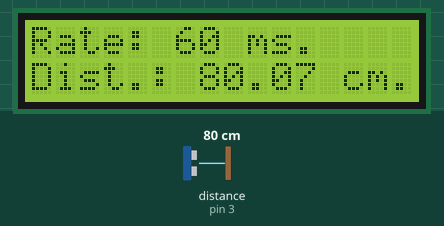
The sketch below on a simulated Arduino Uno, built with avr-gcc and run on an emulated ATmega328P. On the bench: 16×2 character LCD. Wiring (inferred from the names in the program): ultrasonic range finder: trigger pin 4; echo pin 3. The inputs (shaded band) are chosen by the test bench; at power-on: distance to the obstacle (sensor on pin 3) 80 cm. The echo pulse lasts 58.3 µs per cm.

Above: at 1.26 s.
1.3 s: distance to the obstacle (sensor on pin 3) set to 9 cm
At 1.44 s:
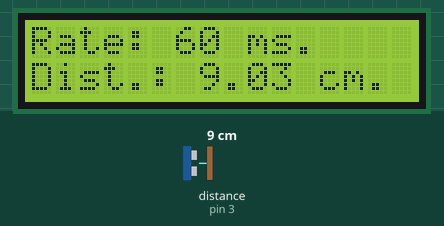
2.8 s: distance to the obstacle (sensor on pin 3) set to 120 cm
At 4.1 s:
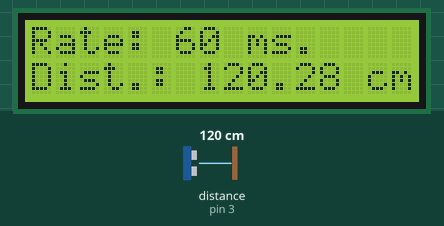
4.3 s: distance to the obstacle (sensor on pin 3) set to 2 cm
At 6.9 s:
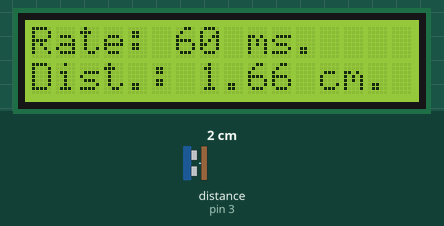

The sketch:

29_activity.ino
```cpp
#include <LiquidCrystal.h>
#define LCD_RS A5
#define LCD_E A4
#define LCD_D4 6
#define LCD_D5 7
#define LCD_D6 8
#define LCD_D7 9
#define USS_TRIGGER 4
#define USS_ECHO 3

LiquidCrystal lcd(LCD_RS, LCD_E, LCD_D4, LCD_D5, LCD_D6, LCD_D7);

volatile unsigned long lastTimeUSSTrigger = millis();
volatile unsigned long USSTriggerDelay = 60;

volatile unsigned long pulseTimeBegin;
volatile unsigned long pulseTimeEnd;
volatile bool newDistanceAvailable = false;

double previousDistance = 400.00;

double distance;

void triggerUSS(){
  digitalWrite(USS_TRIGGER, LOW);
  delayMicroseconds(2);
  digitalWrite(USS_TRIGGER, HIGH);
  delayMicroseconds(10);
  digitalWrite(USS_TRIGGER, LOW);
}

void getUSS_Distance(){
  double duration = pulseTimeEnd - pulseTimeBegin ;
  distance = duration / 58.00;
  if(distance > 400.00){
    distance = previousDistance;
  }
  previousDistance = distance;
}


void echoPinInterrupt(){
  if(digitalRead(USS_ECHO) == HIGH){
    pulseTimeBegin = micros();
  }else{
    pulseTimeEnd = micros();
    newDistanceAvailable = true;
  }
}

void displayDataOnLCD(){
  lcd.setCursor(0, 0);
  lcd.print("Rate: ");
  lcd.print(USSTriggerDelay);
  lcd.print(" ms. ");

  lcd.setCursor(0, 1);
  lcd.print("Dist.: ");
  lcd.print(distance);
  lcd.print(" cm. ");
}

void setup() {
  Serial.begin(115200);
  lcd.begin(16, 2);
  pinMode(USS_ECHO, INPUT);
  pinMode(USS_TRIGGER, OUTPUT);

  attachInterrupt(digitalPinToInterrupt(USS_ECHO), echoPinInterrupt, CHANGE);

}

void loop() {
  unsigned long timeNow = millis();
  if(timeNow - lastTimeUSSTrigger > USSTriggerDelay ){
    lastTimeUSSTrigger += USSTriggerDelay;
    triggerUSS();
  }

  if(newDistanceAvailable){
    newDistanceAvailable = false;
    getUSS_Distance();
    displayDataOnLCD();
  }
}
```

Measured:
- what the display in image 2 shows lasts 0.7 s, from 3.6 s to 4.3 s
